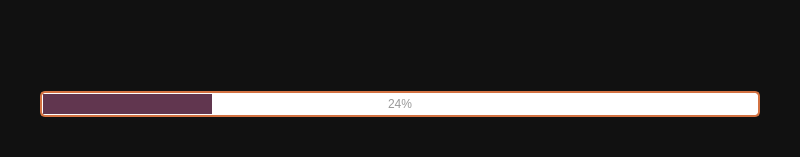
<?xml version="1.0" encoding="UTF-8"?>
<ui version="4.0">
 <class>MainWindow</class>
 <widget class="QMainWindow" name="MainWindow">
  <property name="geometry">
   <rect>
    <x>0</x>
    <y>0</y>
    <width>800</width>
    <height>157</height>
   </rect>
  </property>
  <property name="windowTitle">
   <string>MainWindow</string>
  </property>
  <widget class="QWidget" name="centralwidget">
   <layout class="QGridLayout" name="gridLayout">
    <property name="leftMargin">
     <number>0</number>
    </property>
    <property name="topMargin">
     <number>0</number>
    </property>
    <property name="rightMargin">
     <number>0</number>
    </property>
    <property name="bottomMargin">
     <number>0</number>
    </property>
    <property name="spacing">
     <number>0</number>
    </property>
    <item row="0" column="0">
     <widget class="QFrame" name="frameContainer">
      <property name="styleSheet">
       <string notr="true">QFrame {

	background-color : #111111;
}</string>
      </property>
      <property name="frameShape">
       <enum>QFrame::NoFrame</enum>
      </property>
      <property name="frameShadow">
       <enum>QFrame::Plain</enum>
      </property>
      <property name="lineWidth">
       <number>0</number>
      </property>
      <layout class="QGridLayout" name="gridLayout_2">
       <property name="leftMargin">
        <number>0</number>
       </property>
       <property name="topMargin">
        <number>0</number>
       </property>
       <property name="rightMargin">
        <number>0</number>
       </property>
       <property name="bottomMargin">
        <number>0</number>
       </property>
       <property name="spacing">
        <number>0</number>
       </property>
       <item row="1" column="0">
        <spacer name="horizontalSpacer_2">
         <property name="orientation">
          <enum>Qt::Horizontal</enum>
         </property>
         <property name="sizeType">
          <enum>QSizePolicy::Fixed</enum>
         </property>
         <property name="sizeHint" stdset="0">
          <size>
           <width>40</width>
           <height>20</height>
          </size>
         </property>
        </spacer>
       </item>
       <item row="0" column="1">
        <widget class="QLabel" name="labelProgress">
         <property name="styleSheet">
          <string notr="true">QLabel {

	font : 25 15pt &quot;Microsoft YaHei UI Light&quot;;
	color : #FFFFFF;
	
	text-align: left;

}</string>
         </property>
         <property name="text">
          <string/>
         </property>
        </widget>
       </item>
       <item row="1" column="1">
        <widget class="QProgressBar" name="progressBar">
         <property name="styleSheet">
          <string notr="true">QProgressBar{
	border: 2px solid #D37242;
	border-radius: 5px;
	text-align: center;
	font : 77 12pt &quot;Microsoft JhengHei UI&quot; bold;
	color : #999999;

}


QProgressBar::chunk {
	background-color: #61364F;
	margin: 0.5px;
}</string>
         </property>
         <property name="value">
          <number>24</number>
         </property>
        </widget>
       </item>
       <item row="1" column="2">
        <spacer name="horizontalSpacer">
         <property name="orientation">
          <enum>Qt::Horizontal</enum>
         </property>
         <property name="sizeType">
          <enum>QSizePolicy::Fixed</enum>
         </property>
         <property name="sizeHint" stdset="0">
          <size>
           <width>40</width>
           <height>20</height>
          </size>
         </property>
        </spacer>
       </item>
       <item row="2" column="1">
        <spacer name="verticalSpacer">
         <property name="orientation">
          <enum>Qt::Vertical</enum>
         </property>
         <property name="sizeType">
          <enum>QSizePolicy::Fixed</enum>
         </property>
         <property name="sizeHint" stdset="0">
          <size>
           <width>20</width>
           <height>40</height>
          </size>
         </property>
        </spacer>
       </item>
      </layout>
     </widget>
    </item>
   </layout>
  </widget>
 </widget>
 <resources/>
 <connections/>
</ui>
